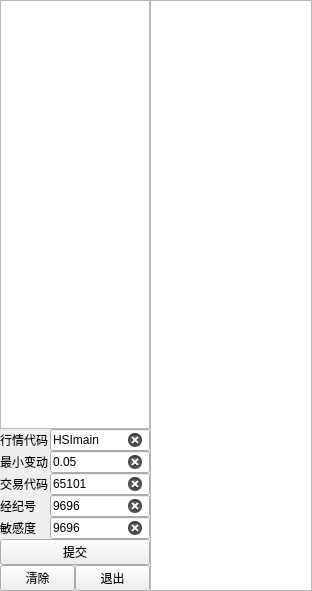
<?xml version="1.0" encoding="UTF-8"?>
<ui version="4.0">
 <class>Form</class>
 <widget class="QWidget" name="Form">
  <property name="geometry">
   <rect>
    <x>0</x>
    <y>0</y>
    <width>312</width>
    <height>591</height>
   </rect>
  </property>
  <property name="windowTitle">
   <string>Form</string>
  </property>
  <layout class="QHBoxLayout" name="horizontalLayout_3">
   <property name="spacing">
    <number>0</number>
   </property>
   <property name="leftMargin">
    <number>0</number>
   </property>
   <property name="topMargin">
    <number>0</number>
   </property>
   <property name="rightMargin">
    <number>0</number>
   </property>
   <property name="bottomMargin">
    <number>0</number>
   </property>
   <item>
    <layout class="QHBoxLayout" name="horizontalLayout_2">
     <property name="spacing">
      <number>0</number>
     </property>
     <item>
      <layout class="QGridLayout" name="gridLayout">
       <property name="spacing">
        <number>0</number>
       </property>
       <item row="6" column="0" colspan="4">
        <widget class="QPushButton" name="Submit_btn">
         <property name="enabled">
          <bool>true</bool>
         </property>
         <property name="sizePolicy">
          <sizepolicy hsizetype="Expanding" vsizetype="Fixed">
           <horstretch>0</horstretch>
           <verstretch>0</verstretch>
          </sizepolicy>
         </property>
         <property name="maximumSize">
          <size>
           <width>156</width>
           <height>16777215</height>
          </size>
         </property>
         <property name="styleSheet">
          <string notr="true"/>
         </property>
         <property name="text">
          <string>提交</string>
         </property>
        </widget>
       </item>
       <item row="2" column="2" colspan="2">
        <widget class="QLineEdit" name="MARKET_SMALL_LE">
         <property name="maximumSize">
          <size>
           <width>102</width>
           <height>16777215</height>
          </size>
         </property>
         <property name="text">
          <string>0.05</string>
         </property>
         <property name="clearButtonEnabled">
          <bool>true</bool>
         </property>
        </widget>
       </item>
       <item row="1" column="0" colspan="2">
        <widget class="QLabel" name="label_6">
         <property name="maximumSize">
          <size>
           <width>48</width>
           <height>16777215</height>
          </size>
         </property>
         <property name="text">
          <string>行情代码</string>
         </property>
        </widget>
       </item>
       <item row="0" column="0" colspan="4">
        <widget class="QListView" name="listView">
         <property name="maximumSize">
          <size>
           <width>156</width>
           <height>16777215</height>
          </size>
         </property>
        </widget>
       </item>
       <item row="7" column="0" colspan="3">
        <widget class="QPushButton" name="Stop_btn">
         <property name="sizePolicy">
          <sizepolicy hsizetype="Expanding" vsizetype="Fixed">
           <horstretch>0</horstretch>
           <verstretch>0</verstretch>
          </sizepolicy>
         </property>
         <property name="maximumSize">
          <size>
           <width>75</width>
           <height>16777215</height>
          </size>
         </property>
         <property name="styleSheet">
          <string notr="true"/>
         </property>
         <property name="text">
          <string>清除</string>
         </property>
        </widget>
       </item>
       <item row="4" column="2" colspan="2">
        <widget class="QLineEdit" name="TRADING_NUM_LE">
         <property name="maximumSize">
          <size>
           <width>102</width>
           <height>16777215</height>
          </size>
         </property>
         <property name="text">
          <string>9696</string>
         </property>
         <property name="clearButtonEnabled">
          <bool>true</bool>
         </property>
        </widget>
       </item>
       <item row="2" column="0" colspan="2">
        <widget class="QLabel" name="label_8">
         <property name="maximumSize">
          <size>
           <width>48</width>
           <height>16777215</height>
          </size>
         </property>
         <property name="text">
          <string>最小变动</string>
         </property>
        </widget>
       </item>
       <item row="5" column="0" colspan="2">
        <widget class="QLabel" name="label_7">
         <property name="maximumSize">
          <size>
           <width>48</width>
           <height>16777215</height>
          </size>
         </property>
         <property name="text">
          <string>敏感度</string>
         </property>
        </widget>
       </item>
       <item row="3" column="2" colspan="2">
        <widget class="QLineEdit" name="TRADING_SECURITY_LE">
         <property name="maximumSize">
          <size>
           <width>102</width>
           <height>16777215</height>
          </size>
         </property>
         <property name="text">
          <string>65101</string>
         </property>
         <property name="clearButtonEnabled">
          <bool>true</bool>
         </property>
        </widget>
       </item>
       <item row="7" column="3">
        <widget class="QPushButton" name="Exit_btn">
         <property name="sizePolicy">
          <sizepolicy hsizetype="Expanding" vsizetype="Fixed">
           <horstretch>0</horstretch>
           <verstretch>0</verstretch>
          </sizepolicy>
         </property>
         <property name="maximumSize">
          <size>
           <width>75</width>
           <height>16777215</height>
          </size>
         </property>
         <property name="styleSheet">
          <string notr="true"/>
         </property>
         <property name="text">
          <string>退出</string>
         </property>
        </widget>
       </item>
       <item row="1" column="2" colspan="2">
        <widget class="QLineEdit" name="MARKET_SECURITY_LE">
         <property name="maximumSize">
          <size>
           <width>102</width>
           <height>16777215</height>
          </size>
         </property>
         <property name="text">
          <string>HSImain</string>
         </property>
         <property name="clearButtonEnabled">
          <bool>true</bool>
         </property>
        </widget>
       </item>
       <item row="4" column="0" colspan="2">
        <widget class="QLabel" name="label_5">
         <property name="maximumSize">
          <size>
           <width>48</width>
           <height>16777215</height>
          </size>
         </property>
         <property name="text">
          <string>经纪号</string>
         </property>
        </widget>
       </item>
       <item row="3" column="0" colspan="2">
        <widget class="QLabel" name="label_2">
         <property name="sizePolicy">
          <sizepolicy hsizetype="Expanding" vsizetype="Preferred">
           <horstretch>0</horstretch>
           <verstretch>0</verstretch>
          </sizepolicy>
         </property>
         <property name="maximumSize">
          <size>
           <width>48</width>
           <height>16777215</height>
          </size>
         </property>
         <property name="text">
          <string>交易代码</string>
         </property>
        </widget>
       </item>
       <item row="5" column="2" colspan="2">
        <widget class="QLineEdit" name="TRADING_SENSITIVITY_LE">
         <property name="maximumSize">
          <size>
           <width>102</width>
           <height>16777215</height>
          </size>
         </property>
         <property name="text">
          <string>9696</string>
         </property>
         <property name="clearButtonEnabled">
          <bool>true</bool>
         </property>
        </widget>
       </item>
      </layout>
     </item>
     <item>
      <widget class="QListView" name="listView_2">
       <property name="minimumSize">
        <size>
         <width>0</width>
         <height>0</height>
        </size>
       </property>
      </widget>
     </item>
    </layout>
   </item>
  </layout>
 </widget>
 <resources/>
 <connections>
  <connection>
   <sender>TRADING_NUM_LE</sender>
   <signal>textChanged(QString)</signal>
   <receiver>Form</receiver>
   <slot>enable_register_btn()</slot>
   <hints>
    <hint type="sourcelabel">
     <x>219</x>
     <y>316</y>
    </hint>
    <hint type="destinationlabel">
     <x>0</x>
     <y>147</y>
    </hint>
   </hints>
  </connection>
  <connection>
   <sender>TRADING_SECURITY_LE</sender>
   <signal>textChanged(QString)</signal>
   <receiver>Form</receiver>
   <slot>enable_register_btn()</slot>
   <hints>
    <hint type="sourcelabel">
     <x>219</x>
     <y>290</y>
    </hint>
    <hint type="destinationlabel">
     <x>0</x>
     <y>119</y>
    </hint>
   </hints>
  </connection>
  <connection>
   <sender>MARKET_SECURITY_LE</sender>
   <signal>textChanged(QString)</signal>
   <receiver>Form</receiver>
   <slot>enable_register_btn()</slot>
   <hints>
    <hint type="sourcelabel">
     <x>219</x>
     <y>238</y>
    </hint>
    <hint type="destinationlabel">
     <x>0</x>
     <y>90</y>
    </hint>
   </hints>
  </connection>
  <connection>
   <sender>Exit_btn</sender>
   <signal>clicked()</signal>
   <receiver>Form</receiver>
   <slot>exit_pane()</slot>
   <hints>
    <hint type="sourcelabel">
     <x>219</x>
     <y>400</y>
    </hint>
    <hint type="destinationlabel">
     <x>385</x>
     <y>106</y>
    </hint>
   </hints>
  </connection>
  <connection>
   <sender>Submit_btn</sender>
   <signal>clicked()</signal>
   <receiver>Form</receiver>
   <slot>subimit()</slot>
   <hints>
    <hint type="sourcelabel">
     <x>219</x>
     <y>371</y>
    </hint>
    <hint type="destinationlabel">
     <x>364</x>
     <y>156</y>
    </hint>
   </hints>
  </connection>
  <connection>
   <sender>Stop_btn</sender>
   <signal>clicked()</signal>
   <receiver>Form</receiver>
   <slot>stop_pane()</slot>
   <hints>
    <hint type="sourcelabel">
     <x>155</x>
     <y>400</y>
    </hint>
    <hint type="destinationlabel">
     <x>407</x>
     <y>266</y>
    </hint>
   </hints>
  </connection>
  <connection>
   <sender>MARKET_SMALL_LE</sender>
   <signal>textChanged(QString)</signal>
   <receiver>Form</receiver>
   <slot>enable_register_btn()</slot>
   <hints>
    <hint type="sourcelabel">
     <x>151</x>
     <y>256</y>
    </hint>
    <hint type="destinationlabel">
     <x>-23</x>
     <y>250</y>
    </hint>
   </hints>
  </connection>
  <connection>
   <sender>TRADING_SENSITIVITY_LE</sender>
   <signal>textChanged(QString)</signal>
   <receiver>Form</receiver>
   <slot>enable_register_btn()</slot>
   <hints>
    <hint type="sourcelabel">
     <x>141</x>
     <y>333</y>
    </hint>
    <hint type="destinationlabel">
     <x>-20</x>
     <y>331</y>
    </hint>
   </hints>
  </connection>
 </connections>
 <slots>
  <slot>enable_register_btn()</slot>
  <slot>exit_pane()</slot>
  <slot>subimit()</slot>
  <slot>stop_pane()</slot>
 </slots>
</ui>
